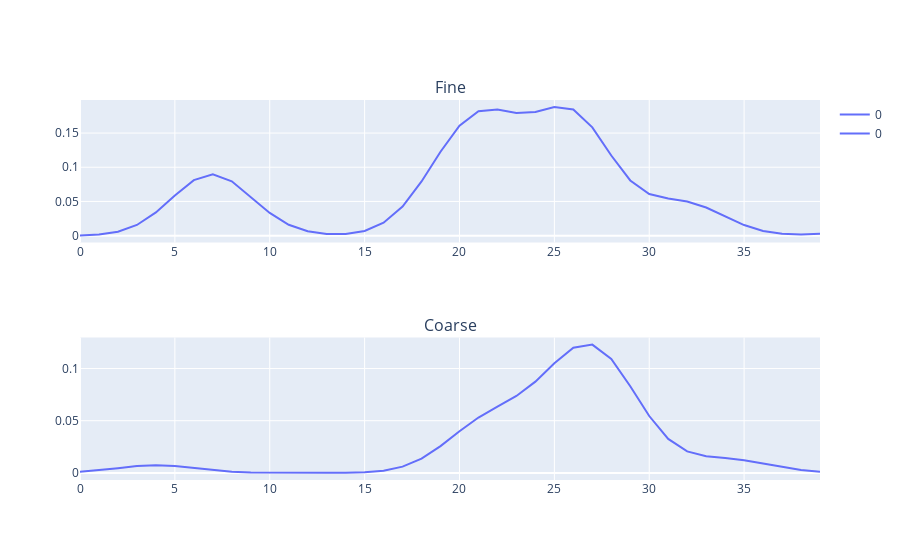

This figure's notebook cell:
### Code cell
import plotly.express as px
import matplotlib.pyplot as plt
from plotly.subplots import make_subplots
fig = make_subplots(rows=2, cols=1, subplot_titles=("Fine", "Coarse"))
fig.add_trace(px.line(gt_fine[345:385], title='fine').data[0], row=1, col=1)
fig.add_trace(px.line(gt_coarse[345:385], title='coarse').data[0], row=2, col=1)
fig.show()

### Figure 1 — Plotly figure (JSON) as saved in the notebook; plotly's stock layout.template omitted (floating-point values rounded to 4 significant figures)
{"data": [{"hovertemplate": "variable=0<br>index=%{x}<br>value=%{y}<extra></extra>", "legendgroup": "0", "line": {"color": "#636efa", "dash": "solid"}, "mode": "lines", "name": "0", "orientation": "v", "showlegend": true, "type": "scatter", "x": [0, 1, 2, 3, 4, 5, 6, 7, 8, 9, 10, 11, 12, 13, 14, 15, 16, 17, 18, 19, 20, 21, 22, 23, 24, 25, 26, 27, 28, 29, 30, 31, 32, 33, 34, 35, 36, 37, 38, 39], "xaxis": "x", "y": [0.000378, 0.001649, 0.005695, 0.0156, 0.03396, 0.05881, 0.0812, 0.08966, 0.07951, 0.05695, 0.03319, 0.01586, 0.006323, 0.002481, 0.002511, 0.006912, 0.0189, 0.04263, 0.0792, 0.1227, 0.1609, 0.182, 0.1844, 0.1793, 0.1807, 0.1879, 0.1845, 0.1583, 0.1171, 0.0807, 0.06087, 0.05421, 0.04999, 0.04107, 0.02799, 0.01543, 0.006889, 0.002721, 0.001689, 0.002663], "yaxis": "y"}, {"hovertemplate": "variable=0<br>index=%{x}<br>value=%{y}<extra></extra>", "legendgroup": "0", "line": {"color": "#636efa", "dash": "solid"}, "mode": "lines", "name": "0", "orientation": "v", "showlegend": true, "type": "scatter", "x": [0, 1, 2, 3, 4, 5, 6, 7, 8, 9, 10, 11, 12, 13, 14, 15, 16, 17, 18, 19, 20, 21, 22, 23, 24, 25, 26, 27, 28, 29, 30, 31, 32, 33, 34, 35, 36, 37, 38, 39], "xaxis": "x2", "y": [0.0009999, 0.002399, 0.004481, 0.00652, 0.007388, 0.00652, 0.004481, 0.002399, 0.0009999, 0.0003246, 8.207e-05, 1.616e-05, 4.957e-06, 2.36e-05, 0.000133, 0.0005944, 0.002104, 0.005974, 0.0137, 0.02563, 0.03984, 0.05301, 0.06353, 0.07366, 0.0874, 0.105, 0.1199, 0.1229, 0.1092, 0.08304, 0.05446, 0.03255, 0.02054, 0.01592, 0.01418, 0.01212, 0.008963, 0.005486, 0.002723, 0.001084], "yaxis": "y2"}], "layout": {"annotations": [{"font": {"size": 16}, "showarrow": false, "text": "Fine", "x": 0.5, "xanchor": "center", "xref": "paper", "y": 1, "yanchor": "bottom", "yref": "paper"}, {"font": {"size": 16}, "showarrow": false, "text": "Coarse", "x": 0.5, "xanchor": "center", "xref": "paper", "y": 0.375, "yanchor": "bottom", "yref": "paper"}], "xaxis": {"anchor": "y", "domain": [0, 1]}, "xaxis2": {"anchor": "y2", "domain": [0, 1]}, "yaxis": {"anchor": "x", "domain": [0.625, 1]}, "yaxis2": {"anchor": "x2", "domain": [0, 0.375]}}}
